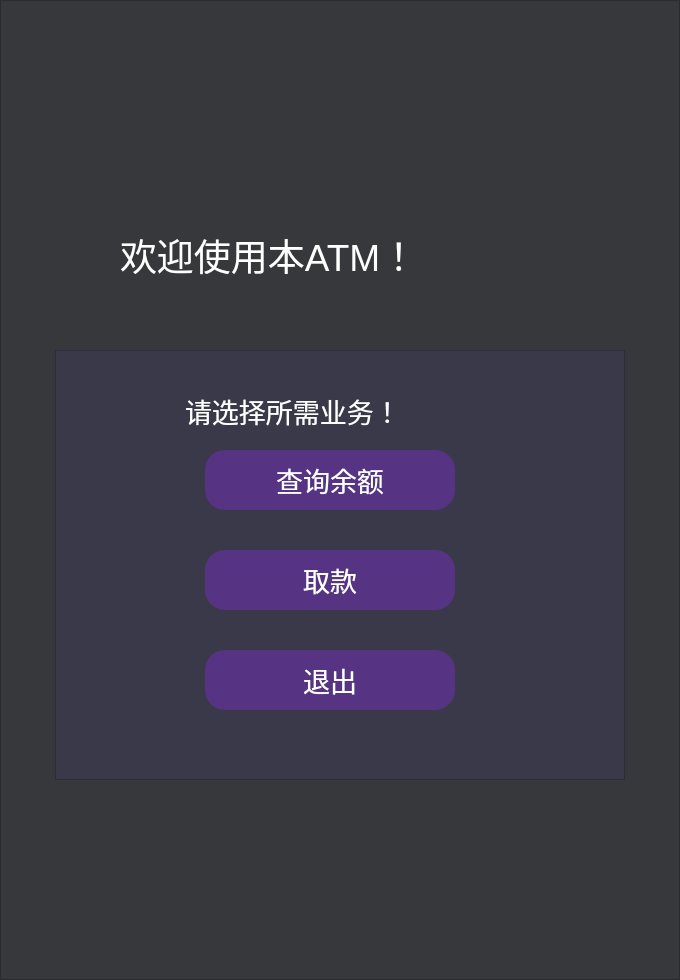
<?xml version="1.0" encoding="UTF-8"?>
<ui version="4.0">
 <class>Form</class>
 <widget class="QWidget" name="Form">
  <property name="geometry">
   <rect>
    <x>0</x>
    <y>0</y>
    <width>680</width>
    <height>980</height>
   </rect>
  </property>
  <property name="windowTitle">
   <string>Form</string>
  </property>
  <layout class="QVBoxLayout" name="verticalLayout">
   <property name="spacing">
    <number>0</number>
   </property>
   <property name="leftMargin">
    <number>0</number>
   </property>
   <property name="topMargin">
    <number>0</number>
   </property>
   <property name="rightMargin">
    <number>0</number>
   </property>
   <property name="bottomMargin">
    <number>0</number>
   </property>
   <item>
    <widget class="QFrame" name="frame">
     <property name="styleSheet">
      <string notr="true">QFrame {
	background-color : rgb(55,56,60)
}</string>
     </property>
     <property name="frameShape">
      <enum>QFrame::StyledPanel</enum>
     </property>
     <property name="frameShadow">
      <enum>QFrame::Raised</enum>
     </property>
     <widget class="QFrame" name="frame_2">
      <property name="geometry">
       <rect>
        <x>55</x>
        <y>350</y>
        <width>570</width>
        <height>430</height>
       </rect>
      </property>
      <property name="styleSheet">
       <string notr="true">QFrame{
	background-color : rgb(58,57,73)
}</string>
      </property>
      <property name="frameShape">
       <enum>QFrame::StyledPanel</enum>
      </property>
      <property name="frameShadow">
       <enum>QFrame::Raised</enum>
      </property>
      <widget class="QPushButton" name="pushButton_3">
       <property name="geometry">
        <rect>
         <x>150</x>
         <y>100</y>
         <width>250</width>
         <height>60</height>
        </rect>
       </property>
       <property name="font">
        <font>
         <family>Arial</family>
         <pointsize>20</pointsize>
         <weight>50</weight>
         <bold>false</bold>
        </font>
       </property>
       <property name="styleSheet">
        <string notr="true">QPushButton{
	border-radius : 20px;
	background-color : rgb(86, 51, 131);
	color : rgb(255, 255, 255)

}
QPushButton:hover{
	background-color : rgb(141, 84, 216);
	color : rgb(236, 236, 236)
}
QPushButton:pressed{
	background-color : rgb(86, 51, 131);	
	color : rgb(255, 255, 255)
}</string>
       </property>
       <property name="text">
        <string>查询余额</string>
       </property>
      </widget>
      <widget class="QPushButton" name="pushButton_4">
       <property name="geometry">
        <rect>
         <x>150</x>
         <y>200</y>
         <width>250</width>
         <height>60</height>
        </rect>
       </property>
       <property name="font">
        <font>
         <family>Arial</family>
         <pointsize>20</pointsize>
         <weight>50</weight>
         <bold>false</bold>
        </font>
       </property>
       <property name="styleSheet">
        <string notr="true">QPushButton{
	border-radius : 20px;
	background-color : rgb(86, 51, 131);
	color : rgb(255, 255, 255)

}
QPushButton:hover{
	background-color : rgb(141, 84, 216);
	color : rgb(236, 236, 236)
}
QPushButton:pressed{
	background-color : rgb(86, 51, 131);	
	color : rgb(255, 255, 255)
}</string>
       </property>
       <property name="text">
        <string>取款</string>
       </property>
      </widget>
      <widget class="QPushButton" name="pushButton_5">
       <property name="geometry">
        <rect>
         <x>150</x>
         <y>300</y>
         <width>250</width>
         <height>60</height>
        </rect>
       </property>
       <property name="font">
        <font>
         <family>Arial</family>
         <pointsize>20</pointsize>
         <weight>50</weight>
         <bold>false</bold>
        </font>
       </property>
       <property name="styleSheet">
        <string notr="true">QPushButton{
	border-radius : 20px;
	background-color : rgb(86, 51, 131);
	color : rgb(255, 255, 255)

}
QPushButton:hover{
	background-color : rgb(141, 84, 216);
	color : rgb(236, 236, 236)
}
QPushButton:pressed{
	background-color : rgb(86, 51, 131);	
	color : rgb(255, 255, 255)
}</string>
       </property>
       <property name="text">
        <string>退出</string>
       </property>
      </widget>
      <widget class="QLabel" name="label_2">
       <property name="geometry">
        <rect>
         <x>130</x>
         <y>40</y>
         <width>301</width>
         <height>41</height>
        </rect>
       </property>
       <property name="font">
        <font>
         <family>Arial</family>
         <pointsize>20</pointsize>
        </font>
       </property>
       <property name="styleSheet">
        <string notr="true">QLabel {
	color : rgb(255, 255, 255)
}</string>
       </property>
       <property name="text">
        <string>请选择所需业务！</string>
       </property>
      </widget>
     </widget>
     <widget class="QLabel" name="label">
      <property name="geometry">
       <rect>
        <x>120</x>
        <y>180</y>
        <width>480</width>
        <height>150</height>
       </rect>
      </property>
      <property name="font">
       <font>
        <family>Arial</family>
        <pointsize>28</pointsize>
        <weight>50</weight>
        <italic>false</italic>
        <bold>false</bold>
       </font>
      </property>
      <property name="styleSheet">
       <string notr="true">QLabel {
	color : rgb(255, 255, 255)
}</string>
      </property>
      <property name="text">
       <string>欢迎使用本ATM！</string>
      </property>
      <property name="textFormat">
       <enum>Qt::AutoText</enum>
      </property>
     </widget>
    </widget>
   </item>
  </layout>
 </widget>
 <resources/>
 <connections/>
</ui>
